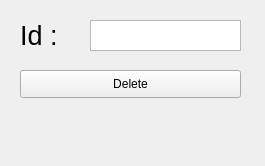
<?xml version="1.0" encoding="UTF-8"?>
<ui version="4.0">
 <class>DeleteWindow</class>
 <widget class="QWidget" name="DeleteWindow">
  <property name="geometry">
   <rect>
    <x>0</x>
    <y>0</y>
    <width>265</width>
    <height>166</height>
   </rect>
  </property>
  <property name="windowTitle">
   <string>Delete</string>
  </property>
  <widget class="QTextEdit" name="textEditId">
   <property name="geometry">
    <rect>
     <x>90</x>
     <y>20</y>
     <width>151</width>
     <height>31</height>
    </rect>
   </property>
  </widget>
  <widget class="QLabel" name="label">
   <property name="geometry">
    <rect>
     <x>20</x>
     <y>10</y>
     <width>71</width>
     <height>51</height>
    </rect>
   </property>
   <property name="font">
    <font>
     <pointsize>20</pointsize>
    </font>
   </property>
   <property name="layoutDirection">
    <enum>Qt::LeftToRight</enum>
   </property>
   <property name="text">
    <string>Id :</string>
   </property>
   <property name="alignment">
    <set>Qt::AlignLeading|Qt::AlignLeft|Qt::AlignVCenter</set>
   </property>
  </widget>
  <widget class="QPushButton" name="botonUpdateLibro">
   <property name="geometry">
    <rect>
     <x>20</x>
     <y>70</y>
     <width>221</width>
     <height>28</height>
    </rect>
   </property>
   <property name="text">
    <string>Delete</string>
   </property>
  </widget>
  <widget class="QLabel" name="textoActualizacionDelete">
   <property name="geometry">
    <rect>
     <x>10</x>
     <y>110</y>
     <width>241</width>
     <height>31</height>
    </rect>
   </property>
   <property name="font">
    <font>
     <pointsize>10</pointsize>
    </font>
   </property>
   <property name="text">
    <string/>
   </property>
   <property name="alignment">
    <set>Qt::AlignCenter</set>
   </property>
  </widget>
 </widget>
 <resources/>
 <connections/>
</ui>
